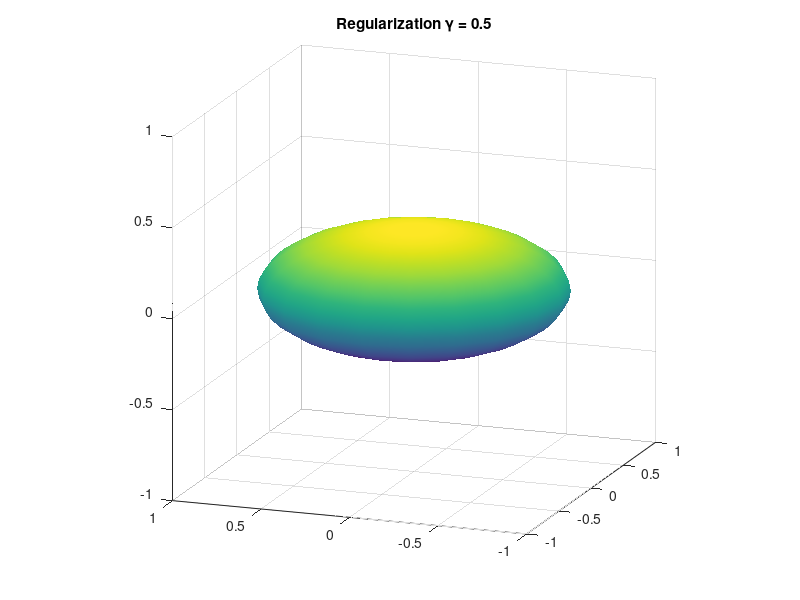

MATLAB code to generate this figure: (Note: this script raises an error after producing the figure.)
%%
%     COURSE: PCA and multivariate neural signal processing
%    SECTION: Source separation with GED
%      VIDEO: Effects of regularization in real data
% Instructor: sincxpress.com
%
%%

% a clear MATLAB workspace is a clear mental workspace
close all; clear, clc

%% 

% the transformation matrix T
T = eye(3);
T(end) = 0;

% create the spherical coordinates
[x,y,z] = sphere;
M = [x(:) y(:) z(:)]';

%%% setup the figure
figure(1), clf
h = surf(x,y,z);
shading interp
axis([-1 1 -1 1 -1 1])
axis square, rotate3d on
view([-70 15])


% loop over gamma values
for gami=linspace(0,.5,20)

    Tt = T*(1-gami) + gami*mean(eig(T))*eye(3);
    
    % impose the transformation matrix onto the sphere coordinates
    TM = Tt*M;
    
    % reshape back to new coordinatess
    xp = reshape(TM(1,:),[21 21]); % note: 21 is default resolution for sphere function
    yp = reshape(TM(2,:),[21 21]);
    zp = reshape(TM(3,:),[21 21]);
    
    % update the plot
    set(h,'XData',xp,'YData',yp,'ZData',zp)
    title([ 'Regularization \gamma = ' num2str(gami) ])
    pause(.3)
end

%%

%% now for real data...

load sampleEEGdata.mat

% regularization parameter
regu_gam = .0;
##regu_gam = .01;
##regu_gam = .001;

% filter data in alpha
EEG.fdata = filterFGx(EEG.data,EEG.srate,11,4);

% get covariances from each trial
[covF,covB] = deal( zeros(EEG.nbchan) );

for i=1:EEG.trials
    tmp  = detrend(squeeze(EEG.data(:,:,i))')';
    covB = covB + tmp*tmp'/EEG.pnts;
    
    tmp  = detrend(squeeze(EEG.fdata(:,:,i))')';
    covF = covF + tmp*tmp'/EEG.pnts;
end 

covB = covB/i;
covF = covF/i;


% apply regularization
Rregu = (1-regu_gam)*covB + regu_gam*mean(eig(covB))*eye(EEG.nbchan);

% GED
[evecs,evals] = eig(covF,Rregu);
[evals,sidx]  = sort( diag(evals),'descend' );
evecs = evecs(:,sidx);
ts = reshape( reshape(EEG.data,EEG.nbchan,[])'*evecs(:,1) ,EEG.pnts,EEG.trials);

% topomaps and time series
topo = evecs(:,1)'*covF;
[~,mv] = max(abs(topo));
if topo(mv)<0
    topo = -topo;
    ts = -ts;
end

figure(3)
subplot(332)
##topoplotIndie(topo,EEG.chanlocs);
topoplotIndieOctave(topo,EEG.chanlocs);

subplot(312)
plot(EEG.times,mean(ts,2),'k','linew',3)
set(gca,'xlim',[-200 1000])



%%% show both covariance matrices
subplot(3,3,7)
imagesc(covB)
axis square
set(gca,'xtick',[],'ytick',[],'clim',[-1 1]*150)
title('R matrix')
colorbar

subplot(3,3,8)
imagesc(Rregu)
set(gca,'xtick',[],'ytick',[],'clim',[-1 1]*150)
axis square
title([ 'Regularized (\gamma=' num2str(100*regu_gam) '%)' ])
colorbar

subplot(3,3,9)
imagesc(covB-Rregu)
set(gca,'xtick',[],'ytick',[],'clim',[-1 1]*10)
axis square
title('R - Rregu')
colorbar
colormap jet


%% done.
